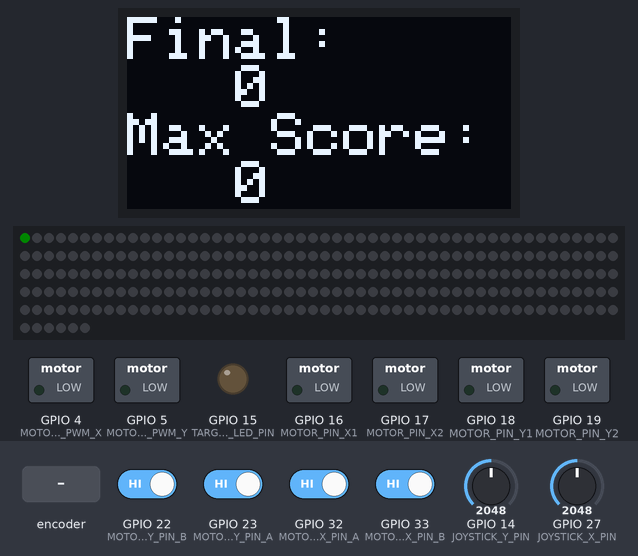
A program run on a simulated ESP32. On the bench: 128×64 one-colour display, 256 RGB LEDs in strip order, left to right, continuing on the next row, switched loads named in the program (green lamp = pin HIGH), output pins drawn as LEDs (lit = HIGH). The test bench sets the inputs (shaded band); at power-on: GPIO 22 (MOTOR_ENCODER_Y_PIN_B), GPIO 23 (MOTOR_ENCODER_Y_PIN_A), GPIO 32 (MOTOR_ENCODER_X_PIN_A), GPIO 33 (MOTOR_ENCODER_X_PIN_B) HIGH, GPIO 14 (JOYSTICK_Y_PIN) = 2048, GPIO 27 (JOYSTICK_X_PIN) = 2048. Dim RGB values are drawn brighter than linear; random numbers use the default seed unless the program sets one; EEPROM starts erased; what the program prints to the serial monitor is not drawn.

Above: at 1.3 s.
1.4 s: rotary encoder on GPIO 23 (MOTOR_ENCODER_Y_PIN_A) / GPIO 33 (MOTOR_ENCODER_X_PIN_B) turned 3 steps (first pin leading)
At 2.7 s:
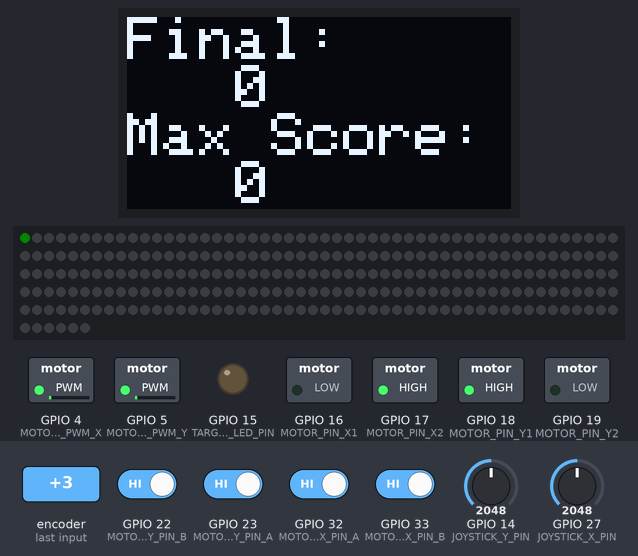
3.5 s: GPIO 22 (MOTOR_ENCODER_Y_PIN_B) driven LOW
At 4.7 s:
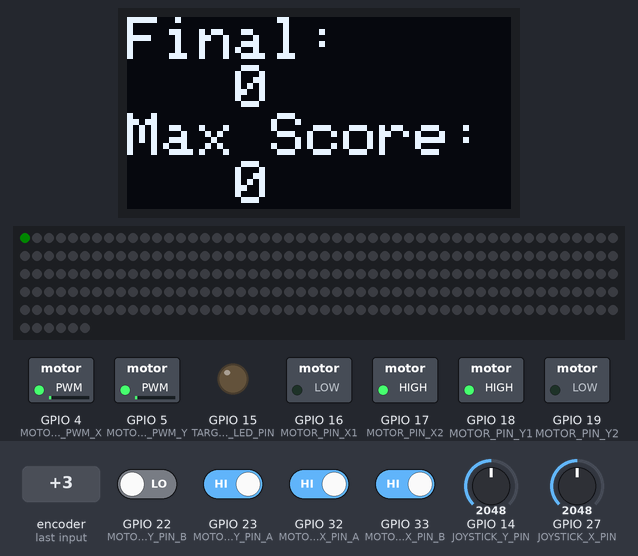
5.0 s: GPIO 32 (MOTOR_ENCODER_X_PIN_A) driven LOW
At 6.0 s:
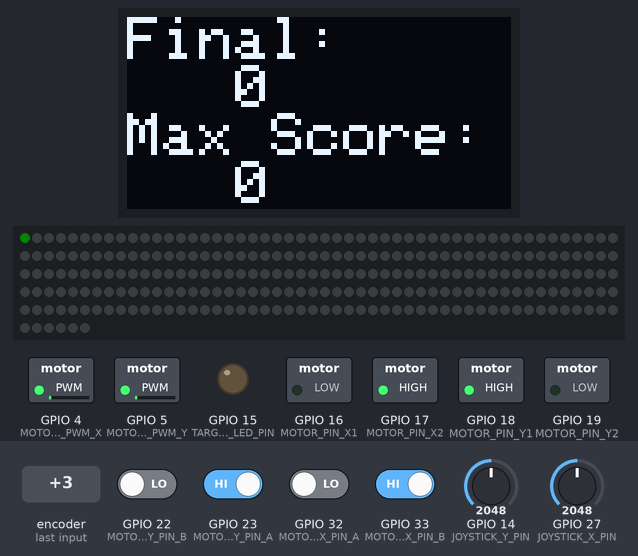
Timing chart, 0 to 8.0 s (numbered marks = the images above; inputs shaded):
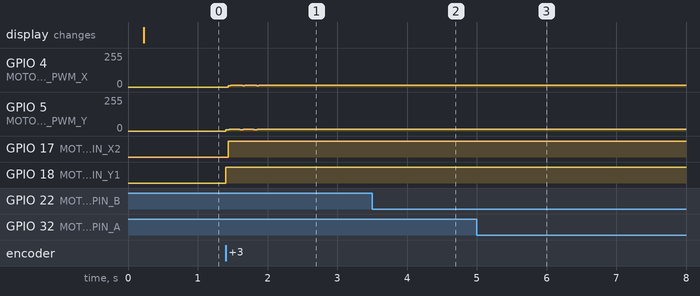

The program:

main.cpp
```cpp
#include <Arduino.h>
#include <Adafruit_NeoPixel.h>
#include <Motor.h>
#include "config.h"
#include "Joystick.h"
#include "Pointer.h"
#include "Game.h"
#include "Wire.h"
#include <Adafruit_SSD1306.h>
#include "Target.h"
#include "UARTCommandParser.h"
#include <Preferences.h>

#define ENC_PULSES_PER_REV 44.0
#define GEARBOX_RATIO ((22.0/12.0)*(22.0/10.0)*(22.0/10.0)*(23.0/10.0))
#define LED_COUNT 64*4

Preferences prefs;
Motor motorX(MOTOR_PIN_X1, MOTOR_PIN_X2, MOTOR_PIN_PWM_X, MOTOR_ENCODER_X_PIN_A, MOTOR_ENCODER_X_PIN_B);
Motor motorY(MOTOR_PIN_Y1, MOTOR_PIN_Y2, MOTOR_PIN_PWM_Y, MOTOR_ENCODER_Y_PIN_A, MOTOR_ENCODER_Y_PIN_B);
Adafruit_NeoPixel strip(LED_COUNT, LED_MATRIX_PIN, NEO_GRB + NEO_KHZ800);
Joystick joystick(JOYSTICK_X_PIN, JOYSTICK_Y_PIN);
Pointer pointer(&joystick, 16, 16);
Target target(16, 16);
Target antyTarget(16, 16);
Game game(&target, &antyTarget, &pointer, &prefs);
Adafruit_SSD1306 display(128, 64, &Wire, -1);
UARTCommandParser hmi(Serial1);

IRAM_ATTR void motorXEncoder() {
    motorX.updatePosition();
}

IRAM_ATTR void motorYEncoder() {
    motorY.updatePosition();
}

void setMatrixLed(uint16_t x, uint16_t y, uint32_t color);
void sendHmiMsg(const char* msg, int32_t value);
void sendHmiInit();
void sendHmiUpdate();
void setupHmiHandlers();

void setup() {
    Serial.begin(115200);
    Serial.println("BITBot Starting...");

    prefs.begin("settings", false);
    if (!prefs.isKey("nvsInit")) {
        prefs.putBool("nvsInit", true);
        prefs.putLong("maxScore", 0);
    }
    float maxScore = prefs.getFloat("maxScore", 0.0f);
    prefs.end();
    game.setMaxScore(maxScore);
    Serial.printf("Max Score loaded: %.2f\n", maxScore);

    Serial1.setPins(RX_PIN, TX_PIN);
    Serial1.begin(115200);
    hmi.begin();
    setupHmiHandlers();

    Wire.begin(SDA_PIN, SCL_PIN);
    while (!display.begin(SSD1306_SWITCHCAPVCC, 0x3C)) {
        Serial.println(F("SSD1306 allocation failed"));
        delay(1000);
    }
    display.clearDisplay();
    display.setTextSize(1);
    display.setTextColor(SSD1306_WHITE);
    display.setCursor(0, 0);
    display.println("BITBot Starting...");
    display.display();

    joystick.begin();
    joystick.setMidPosition();

    pointer.begin();
    pointer.setUpdateInterval(10);

    target.begin();
    target.setUpdateInterval(10);

    antyTarget.begin();
    antyTarget.setUpdateInterval(10);

    game.begin();
    game.setLedPin(TARGET_LED_PIN);
    game.setMode(0);


    while (!motorX.begin(ENC_PULSES_PER_REV, GEARBOX_RATIO)) {
        Serial.println("Motor X initialization failed!");
        delay(1000);
    }
    while (!motorY.begin(ENC_PULSES_PER_REV, GEARBOX_RATIO)) {
        Serial.println("Motor Y initialization failed!");
        delay(1000);
    }

    strip.begin();
    strip.show();
    strip.setBrightness(40);

    attachInterrupt(MOTOR_ENCODER_X_PIN_A, motorXEncoder, CHANGE);
    attachInterrupt(MOTOR_ENCODER_X_PIN_B, motorXEncoder, CHANGE);
    attachInterrupt(MOTOR_ENCODER_Y_PIN_A, motorYEncoder, CHANGE);
    attachInterrupt(MOTOR_ENCODER_Y_PIN_B, motorYEncoder, CHANGE);

    motorX.setPID(true);
    motorX.setSetpoint(0.0);
    motorY.setPID(true);
    motorY.setSetpoint(0.0);

    display.clearDisplay();
    display.setCursor(0, 0);
    display.display();

    sendHmiInit();
    game.setAntyTargetMode(false);
}

void loop() {
    motorX.iterate();
    motorY.iterate();
    pointer.iterate();
    target.iterate();
    antyTarget.iterate();

    game.iterate();

    if (game.isRunning()) {
        motorX.setSetpoint(pointer.getX() * 8.0f);
        motorY.setSetpoint(pointer.getY() * 8.0f);
    } else {
        motorX.setMaxSpeed(0.5f);
        motorY.setMaxSpeed(0.5f);
        motorX.setSetpoint(0.0f);
        motorY.setSetpoint(0.0f);
        pointer.resetPosition();
    }

    static uint32_t lastPrint = 0;
    if (millis() - lastPrint > 100) {
        lastPrint = millis();

        hmi.iterate();
        sendHmiUpdate();

        // Serial.printf("X: %.2f (%.2f)\tY: %.2f (%.2f)\tAnty: %d\n",
        //     antyTarget.getX(), antyTarget.getYVelocity(),
        //     antyTarget.getY(), antyTarget.getYVelocity(),
        //     game.getAntyTargetMode() ? 1 : 0);


        // Serial.printf("dM X: %.2f\tdM Y: %.2f\tPointer X: %.2f (%.2f)\tY: %.2f (%.2f)\tx:%d y:%d\t Game Score: %.2f\ttime: %dms\t%.2f %.2f\n",
        //     motorX.getPositionMM() / 8.0f,
        //     motorY.getPositionMM() / 8.0f,
        //     pointer.getX(), pointer.getXVelocity(),
        //     pointer.getY(), pointer.getYVelocity(),
        //     pointer.getXInt(), pointer.getYInt(),
        //     game.getScore(), game.getGameTime(),
        //     target.getMaxVelocity(), target.getAcceleration());

        strip.clear();
        setMatrixLed(pointer.getXInt(), pointer.getYInt(), strip.Color(0, 50, 0));
        if (game.isRunning()) {
            setMatrixLed(target.getXInt(), target.getYInt(), strip.Color(0, 0, 50));
            if (game.getAntyTargetMode()) setMatrixLed(antyTarget.getXInt(), antyTarget.getYInt(), strip.Color(50, 0, 0));
        }
        strip.show();

        display.clearDisplay();
        display.setCursor(0, 0);
        display.setTextSize(2);
        if (game.isRunning()){
            display.printf("Score: \n   %d\nTime:\n   %.1fs\n", (uint32_t)game.getScore(), game.getGameTimeLeft() / 1000.0f);
        } else {
            display.printf("Final:\n   %d\nMax Score:\n   %d\n", (uint32_t)game.getScore(), (uint32_t)game.getMaxScore());
        }
        display.display();

    }
}

void setMatrixLed(uint16_t x, uint16_t y, uint32_t color) {
    if (x > 15 || y > 15) return;
    uint16_t index = 0;
    if (x >= 8) {
        x -= 8;
        index += 128;
    }
    index += x + (y * 8);
    strip.setPixelColor(index, color);
}

void sendHmiMsg(const char* msg, int32_t value) {
    Serial1.printf("%s=%d\n", msg, value);
}

void sendHmiUpdate() {
    sendHmiMsg("Score", (int32_t)game.getScore());
    sendHmiMsg("MaxScore", (int32_t)game.getMaxScore());
    sendHmiMsg("GameRunning", (int32_t)game.isRunning());
}

void sendHmiInit() {
    sendHmiMsg("Hello", 5);
    sendHmiMsg("Difficulty", (int32_t)game.getMode());
}

void setupHmiHandlers() {
    hmi.setDefaultHandler([](const char *cmd, const char *payload){
        Serial.printf("Unknown/bad: [%s] -> [%s]\n", cmd ? cmd : "<null>", payload ? payload : "");
    });
    hmi.on("Hello", [](int32_t v) {
        Serial.printf("Hello command received with value: %d\n", v);
    });
    hmi.on("StartGame", [](int32_t v) {
        Serial.println("Starting game from HMI command");
        game.start();
        motorX.setMaxSpeed(1.0f);
        motorY.setMaxSpeed(1.0f);
    });
    hmi.on("StopGame", [](int32_t v) {
        Serial.println("Stopping game from HMI command");
        game.stop();
    });
    hmi.on("SetDifficulty", [](int32_t v) {
        Serial.printf("Setting game difficulty to %d from HMI command\n", v);
        game.setMode((uint8_t)v);
    });
}
```

config.h
```cpp
#pragma once

#define JOYSTICK_X_PIN  27
#define JOYSTICK_Y_PIN  14

#define LED_MATRIX_PIN  21

#define MOTOR_PIN_X1     16
#define MOTOR_PIN_X2     17
#define MOTOR_PIN_PWM_X  4
#define MOTOR_PIN_Y1     18
#define MOTOR_PIN_Y2     19
#define MOTOR_PIN_PWM_Y  5

#define MOTOR_ENCODER_X_PIN_A  32
#define MOTOR_ENCODER_X_PIN_B  33

#define MOTOR_ENCODER_Y_PIN_A  23
#define MOTOR_ENCODER_Y_PIN_B  22

#define SCL_PIN 26
#define SDA_PIN 25

#define TARGET_LED_PIN 15

#define TX_PIN 13
#define RX_PIN 35
```

Measured:
- after the input at 1.4 s, GPIO 4 (MOTOR_PIN_PWM_X), GPIO 5 (MOTOR_PIN_PWM_Y): 0/255 → 12/255 at once; GPIO 17 (MOTOR_PIN_X2), GPIO 18 (MOTOR_PIN_Y1): LOW → HIGH at once
- after the input at 3.5 s, GPIO 5 (MOTOR_PIN_PWM_Y): 12/255 → 13/255 at once
- after the input at 5.0 s, GPIO 4 (MOTOR_PIN_PWM_X): 12/255 → 13/255 at once
